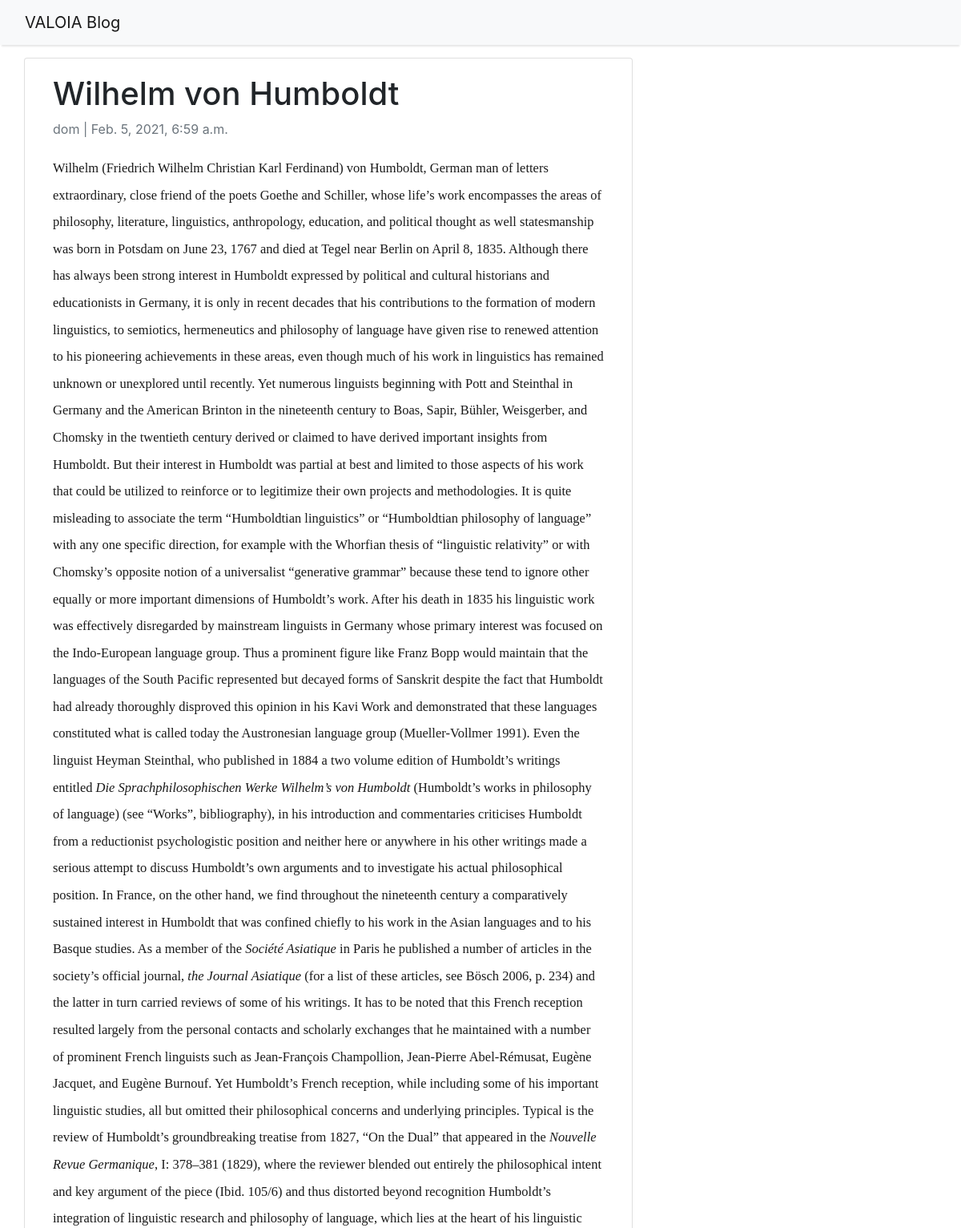
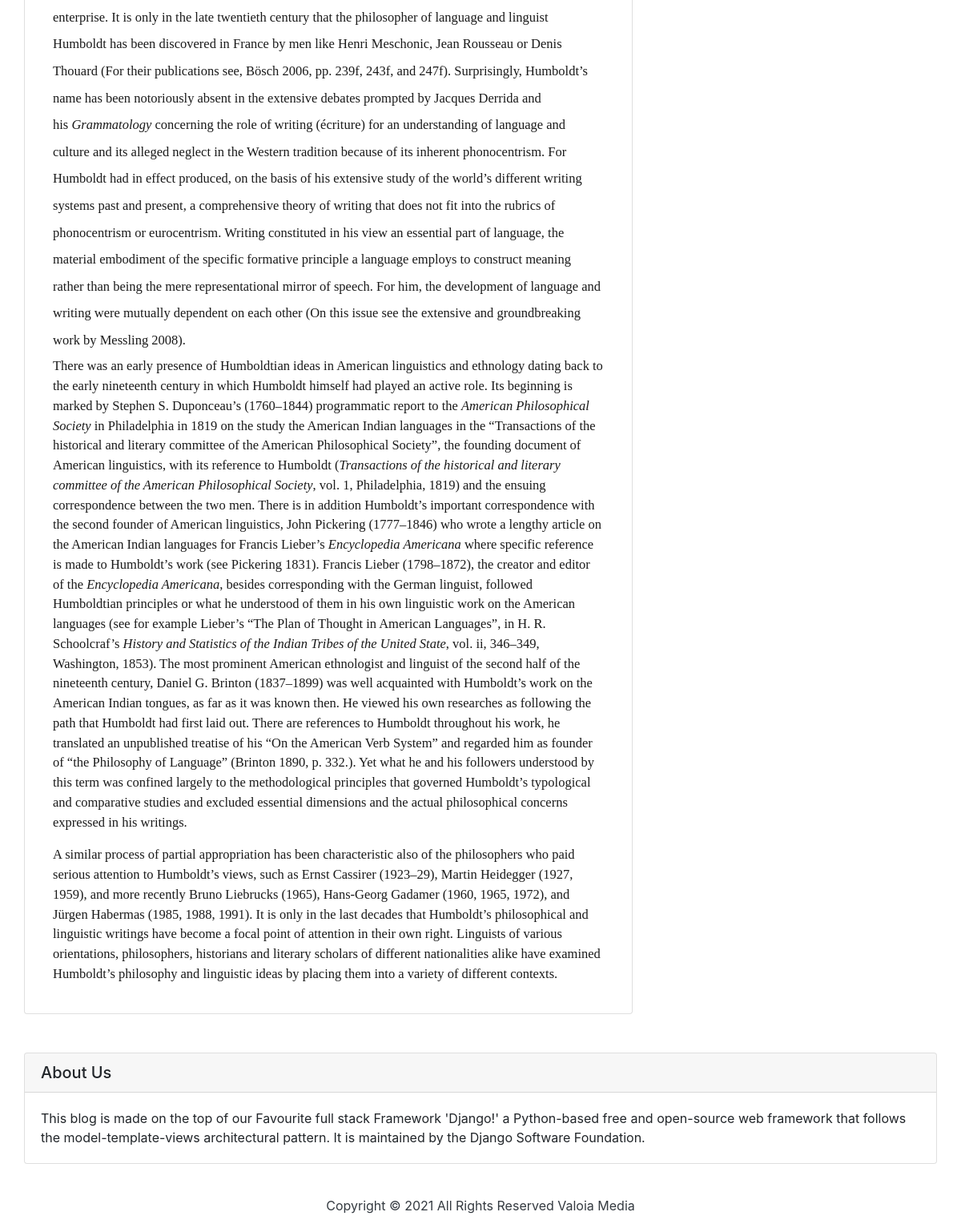
/Wilhelm-von-humboldt/, run on the app's committed database (2 pictures, top to bottom).
### blog/models.py (models this page shows, shortened)
class Post(models.Model):
    title = models.CharField(max_length=200, unique=True)
    slug = models.SlugField(max_length=200, unique=True)
    author = models.ForeignKey(
        User, on_delete=models.CASCADE, related_name='blog_posts')
    updated_on = models.DateTimeField(auto_now=True)
    content = models.TextField()
    created_on = models.DateTimeField(auto_now_add=True) # the time needs to be more accurate
    status = models.IntegerField(choices=STATUS, default=0)
    class Meta:
        ordering = ['-created_on']

### blog/views.py (the view)
# urls.py: path('<slug:slug>/', views.PostDetail.as_view(), name='post_detail'),
class PostDetail(generic.DetailView):
    model = Post
    template_name = 'post_detail.html'

### templates/post_detail.html (shortened to what this page needs)
{% extends 'base.html' %} {% block content %}
<div class="container">
  <div class="row">
    <div class="col-md-8 card mb-4  mt-3 left  top">
      <div class="card-body">
        <h1>{% block title %} {{ post.title }} {% endblock title %} </h1>
        <p class=" text-muted">{{ post.author }} | {{ post.created_on }}</p>
        <p class="card-text ">{{ post.content | safe }}</p>
      </div>
    </div>
    {% block sidebar %} {% include 'sidebar.html' %} {% endblock sidebar %}
  </div>
{% endblock content %}

### static/css/style.css (style rules this page uses)
body { font-family: "Roboto", sans-serif; font-size: 17px; background-color: blue; }

### data on the page
Post: title "Wilhelm von Humboldt", author "dom", created_on "Feb. 5, 2021, 6:59 a.m.", content "Wilhelm (Friedrich Wilhelm Christian Karl Ferdinand) von Humboldt, German man of letters extraordinary, close friend of the poets Goethe and Schiller, whose life’s work encompasses the areas of philosophy, literature, linguistics, anthropology, education, and political thought as well statesmanship was born in Potsdam on June 23, 1767 and died at Tegel near Berlin on April 8, 1835. Although there has always been strong interest in Humboldt expressed by political and cultural historians and educationists in Germany, it is only in recent decades that his contributions to the formation of modern linguistics, to semiotics, hermeneutics and philosophy of language have given rise to renewed…"
